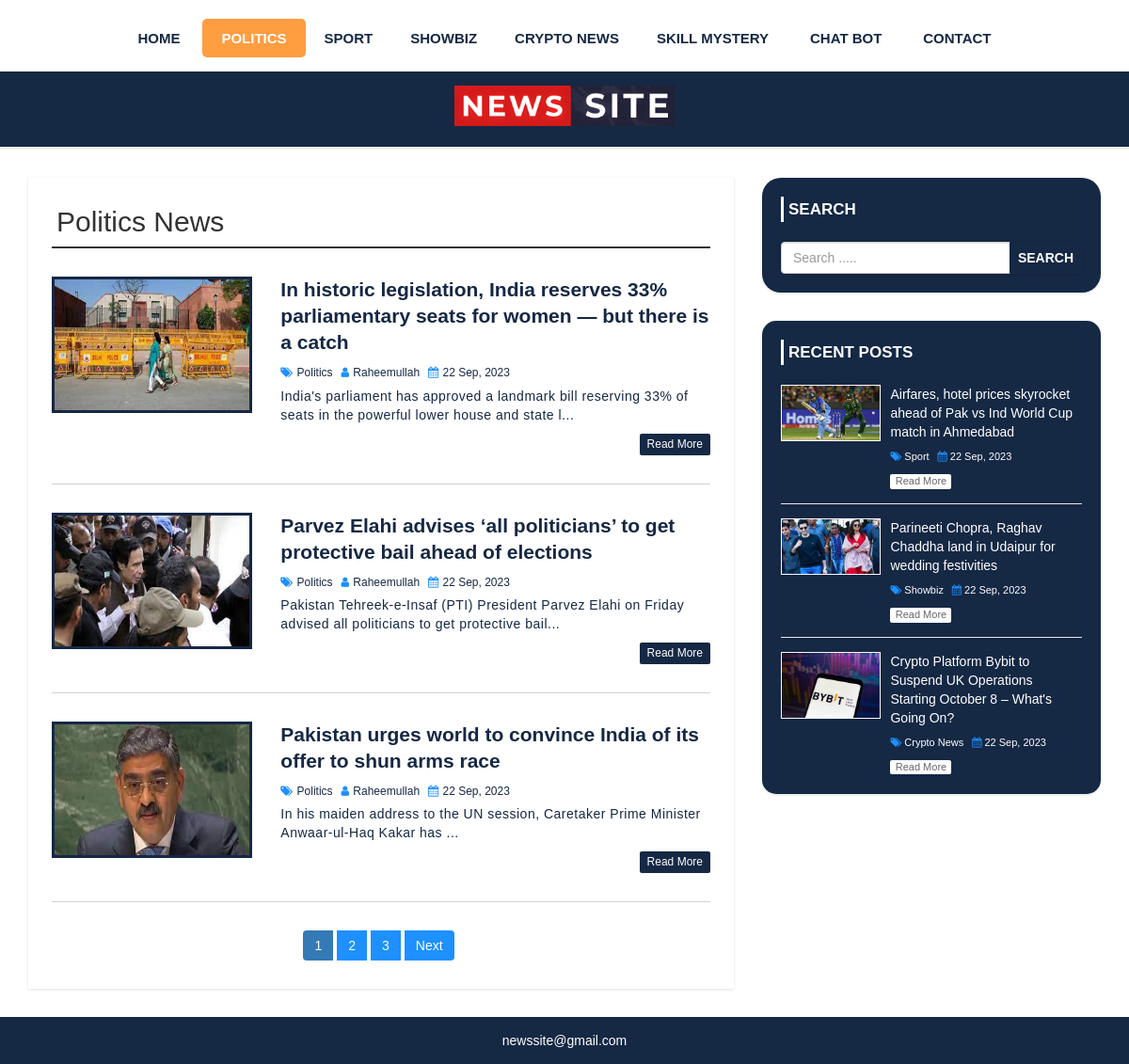
Page /category.php?cid=62 on the committed database.
### tables this page shows
CREATE TABLE `category` (
  `category_id` int(11) NOT NULL,
  `category_name` varchar(100) NOT NULL,
  `post` int(11) NOT NULL DEFAULT 0
);

CREATE TABLE `settings` (
  `websitename` varchar(60) NOT NULL,
  `logo` varchar(60) NOT NULL,
  `footerdesc` varchar(250) NOT NULL
);

CREATE TABLE `post` (
  `post_id` int(11) NOT NULL,
  `title` varchar(100) NOT NULL,
  `description` text NOT NULL,
  `category` varchar(100) NOT NULL,
  `post_date` varchar(50) NOT NULL,
  `author` int(11) NOT NULL,
  `post_img` varchar(100) NOT NULL,
  `isApproved` int(11) DEFAULT 0
);

CREATE TABLE `user` (
  `user_id` int(10) UNSIGNED NOT NULL,
  `first_name` varchar(30) NOT NULL,
  `last_name` varchar(30) NOT NULL,
  `username` varchar(30) DEFAULT NULL,
  `password` varchar(40) DEFAULT NULL,
  `role` int(11) NOT NULL
);

### category.php (the view, shortened to what this page needs)
<?php include 'header.php'; ?>
    <div id="main-content">
      <div class="container">
        <div class="row">
            <div class="col-md-8">
                <div class="post-container">
                  <?php
                  include "config.php";
                  if(isset($_GET['cid'])){
                    $cat_id = $_GET['cid'];
                     $sql1 = "SELECT * FROM category WHERE  category_id = {$cat_id}";
                     $result1 = mysqli_query($conn, $sql1) or die("Query Failed.");
                    $row1 = mysqli_fetch_assoc($result1);
                  ?>
                  <h2 class="page-heading"><?php echo $row1['category_name']; ?> News</h2>
                  <?php
                    $limit = 3;
                    if(isset($_GET['page'])){
                      $page = $_GET['page'];
                    }else{
                      $page = 1;
                    }
                    $offset = ($page - 1) * $limit;
                    $sql = "SELECT post.post_id, post.title, post.description,post.post_date,post.author,
                    category.category_name,user.username,post.category,post.post_img FROM post
                    LEFT JOIN category ON post.category = category.category_id
                    LEFT JOIN user ON post.author = user.user_id
                    WHERE post.category = {$cat_id}  AND post.isApproved = 1
                    ORDER BY post.post_id DESC LIMIT {$offset},{$limit}";
                    $result = mysqli_query($conn, $sql) or die("Query Failed.");
                    if(mysqli_num_rows($result) > 0){
                      while($row = mysqli_fetch_assoc($result)) {
                  ?>
                    <div class="post-content">
                        <div class="row">
                            <div class="col-md-4">
                              <a class="post-img" href="single.php?id=<?php echo $row['post_id']; ?>"><img src="admin/upload/<?php echo $row['post_img']; ?>" alt=""/></a>
                            </div>
                            <div class="col-md-8">
                              <div class="inner-content clearfix">
                                  <h3><a href='single.php?id=<?php echo $row['post_id']; ?>'><?php echo $row['title']; ?></a></h3>
                                  <div class="post-information">
                                      <span>
                                          <i class="fa fa-tags" aria-hidden="true"></i>
                                          <a href='category.php?cid=<?php echo $row['category']; ?>'><?php echo $row['category_name']; ?></a>
                                      </span>
                                      <span>
                                          <i class="fa fa-user" aria-hidden="true"></i>
                                          <a href='author.php?aid=<?php echo $row['author']; ?>'><?php echo $row['username']; ?></a>
                                      </span>
                                      <span>
                                          <i class="fa fa-calendar" aria-hidden="true"></i>
                                          <?php echo $row['post_date']; ?>
                                      </span>
                                  </div>
                                  <p class="description">
                                      <?php echo substr($row['description'],0,130) . "..."; ?>
                                  </p>
                                  <a class='read-more pull-right' href='single.php?id=<?php echo $row['post_id']; ?>'>read more</a>
                              </div>
                            </div>
                        </div>
                    </div>
                    <?php
                      }
                    }else{
                      echo "<h2>No Record Found.</h2>";
                    }
                    if(mysqli_num_rows($result1) > 0){
                      $total_records = $row1['post'];
                      $total_page = ceil($total_records / $limit);
                      echo '<ul class="pagination admin-pagination">';
                      for($i = 1; $i <= $total_page; $i++){
                        if($i == $page){
                          $active = "active";
                        }else{
                          $active = "";
                        }
                        echo '<li class="'.$active.'"><a href="category.php?cid='.$cat_id .'&page='.$i.'">'.$i.'</a></li>';
                      }
                      if($total_page > $page){
                        echo '<li><a href="category.php?cid='.$cat_id .'&page='.($page + 1).'">Next</a></li>';
                      }
                      echo '</ul>';
                    }
                  }else{
                    echo "<h2>No Record Found.</h2>";
                  }
                    ?>
                </div>
            </div>
            <?php include 'sidebar.php'; ?>
        </div>
      </div>
    </div>
<?php include 'footer.php'; ?>

### header.php (shortened to what this page needs)
<!DOCTYPE html>
<html lang="en">
<head>
    <link rel="stylesheet" href="css/bootstrap.min.css" />
    <link rel="stylesheet" href="css/font-awesome.css">
    <link rel="stylesheet" href="css/style.css">
</head>
<body>
<div id="menu-bar">
    <div class="container">
        <div class="row">
            <div class="col-md-12">
              <?php
                include "config.php";
                if(isset($_GET['cid'])){
                  $cat_id = $_GET['cid'];
                }
                $sql = "SELECT * FROM category WHERE post > 0";
                $result = mysqli_query($conn, $sql) or die("Query Failed. : Category");
                if(mysqli_num_rows($result) > 0){
                  $active = "";
              ?>
                <ul class='menu'>
                <li><a href='index.php'>Home</a></li>
                  <?php while($row = mysqli_fetch_assoc($result)) {
                    if(isset($_GET['cid'])){
                      if($row['category_id'] == $cat_id){
                        $active = "active";
                      }else{
                        $active = "";
                      }
                    }
                    echo "<li><a class='{$active}' href='category.php?cid={$row['category_id']}'>{$row['category_name']}</a></li>";
                  } ?>
                  <li><a href='chatbot.php'>Chat Bot</a></li>
                  <li><a href='contact.php'>Contact</a></li>
                </ul>
                <?php } ?>
            </div>
        </div>
    </div>
</div>
<div id="header">
    <div class="container">
        <div class="row">
            <div class=" col-md-offset-4 col-md-4">
              <?php
                include "config.php";
                $sql = "SELECT * FROM settings";
                $result = mysqli_query($conn, $sql) or die("Query Failed.");
                if(mysqli_num_rows($result) > 0){
                  while($row = mysqli_fetch_assoc($result)) {
                    if($row['logo'] == ""){
                      echo '<a href="index.php"><h1>'.$row['websitename'].'</h1></a>';
                    }else{
                      echo '<a href="index.php" id="logo"><img src="admin/images/'. $row['logo'] .'"></a>';
                    }
                  }
                }
                ?>
            </div>
        </div>
    </div>
</div>

### sidebar.php
<div id="sidebar" class="col-md-4">
    <div class="search-box-container">
        <h4>Search</h4>
        <form class="search-post" action="search.php" method ="GET">
            <div class="input-group">
                <input type="text" name="search" class="form-control" placeholder="Search .....">
                <span class="input-group-btn">
                    <button type="submit" class="btn btn-danger">Search</button>
                </span>
            </div>
        </form>
    </div>
    <div class="recent-post-container">
        <h4>Recent Posts</h4>
        <?php
        include "config.php";
        $limit = 3;
        $sql = "SELECT post.post_id, post.title, post.post_date,
        category.category_name,post.category,post.post_img FROM post
        LEFT JOIN category ON post.category  = category.category_id WHERE post.isApproved = 1
        ORDER BY post.post_id DESC LIMIT {$limit}";
        $result = mysqli_query($conn, $sql) or die("Query Failed. : Recent Post");
        if(mysqli_num_rows($result) > 0){
          while($row = mysqli_fetch_assoc($result)) {
      ?>
        <div class="recent-post">
            <a class="post-img" href="single.php?id=<?php echo $row['post_id']; ?>">
                <img src="admin/upload/<?php echo $row['post_img']; ?>" alt=""/>
            </a>
            <div class="post-content">
                <h5><a href="single.php?id=<?php echo $row['post_id']; ?>"><?php echo $row['title']; ?></a></h5>
                <span>
                    <i class="fa fa-tags" aria-hidden="true"></i>
                    <a href='category.php?cid=<?php echo $row['category']; ?>'><?php echo $row['category_name']; ?></a>
                </span>
                <span>
                    <i class="fa fa-calendar" aria-hidden="true"></i>
                    <?php echo $row['post_date']; ?>
                </span>
                <a class="read-more" href="single.php?id=<?php echo $row['post_id']; ?>">read more</a>
            </div>
        </div>
    <?php
      }
    }
    ?>
    </div>
</div>

### footer.php
<div id ="footer">
    <div class="container">
        <div class="row">
            <div class="col-md-12">
              <?php
                include "config.php";
                $sql = "SELECT * FROM settings";
                $result = mysqli_query($conn, $sql) or die("Query Failed.");
                if(mysqli_num_rows($result) > 0){
                  while($row = mysqli_fetch_assoc($result)) {
              ?>
                <span><?php echo $row['footerdesc']; ?></span>
              <?php
                }
              }
              ?>
            </div>
        </div>
    </div>
</div>
</body>
</html>

### rows in the picture
category: category_name "POLITICS", category_name "Politics"
category: category_name "SPORT"
category: category_name "SHOWBIZ"
category: category_name "CRYPTO NEWS"
category: category_name "SKILL MYSTERY"
settings: logo (picture), footerdesc "newssite@gmail.com"
post: post_img (picture), title "In historic legislation, India reserves 33% parliamentary seats for women — but there is a catch", category.category_name "Politics", user.username "Raheemullah", post_date "22 Sep, 2023", description "India's parliament has approved a landmark bill reserving 33% of seats in the powerful lower house and state l"
post: post_img (picture), title "Parvez Elahi advises ‘all politicians’ to get protective bail ahead of elections", category.category_name "Politics", user.username "Raheemullah", post_date "22 Sep, 2023", description "Pakistan Tehreek-e-Insaf (PTI) President Parvez Elahi on Friday advised all politicians to get protective bail"
post: post_img (picture), title "Pakistan urges world to convince India of its offer to shun arms race", category.category_name "Politics", user.username "Raheemullah", post_date "22 Sep, 2023", description "In his maiden address to the UN session, Caretaker Prime Minister Anwaar-ul-Haq Kakar has"
post: post_img (picture), title "Airfares, hotel prices skyrocket ahead of Pak vs Ind World Cup match in Ahmedabad", category.category_name "Sport", post_date "22 Sep, 2023"
post: post_img (picture), title "Parineeti Chopra, Raghav Chaddha land in Udaipur for wedding festivities", category.category_name "Showbiz", post_date "22 Sep, 2023"
post: post_img (picture), title "Crypto Platform Bybit to Suspend UK Operations Starting October 8 – What's Going On?", category.category_name "Crypto News", post_date "22 Sep, 2023"
